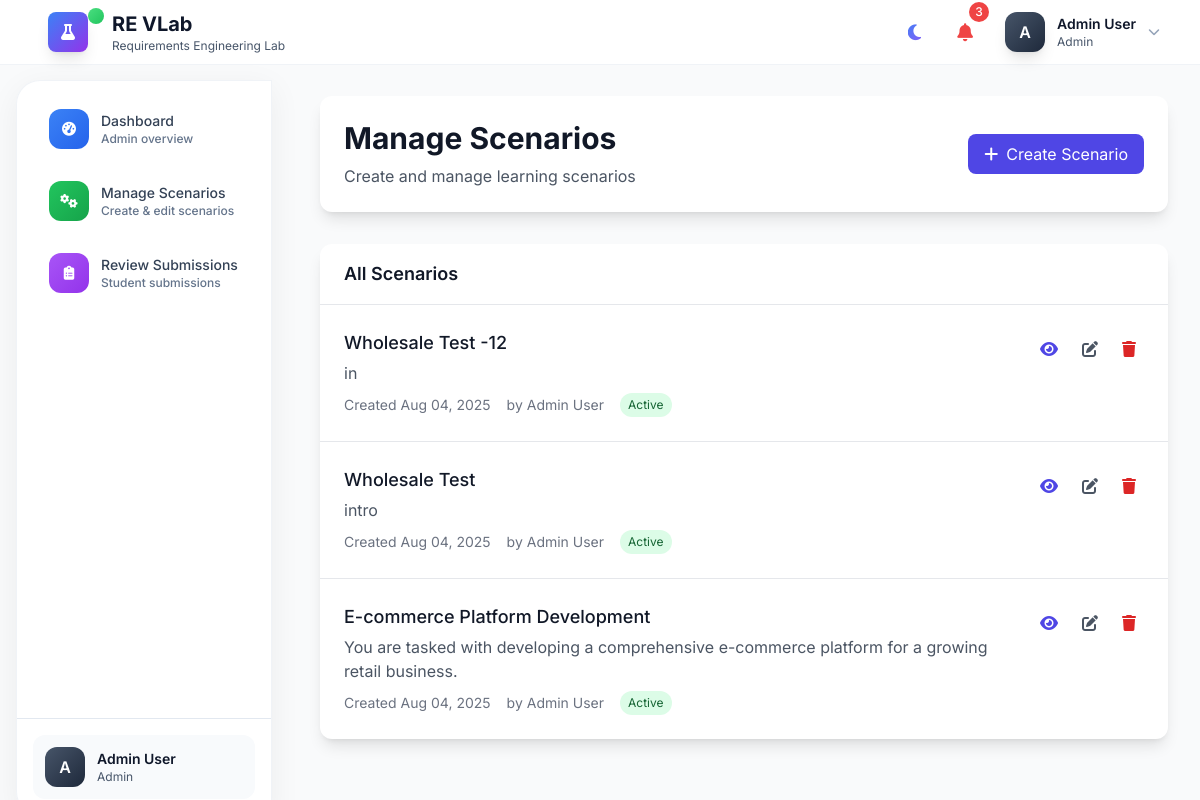
The page /admin-panel/scenarios/ (signed in) on the database as committed earlier.
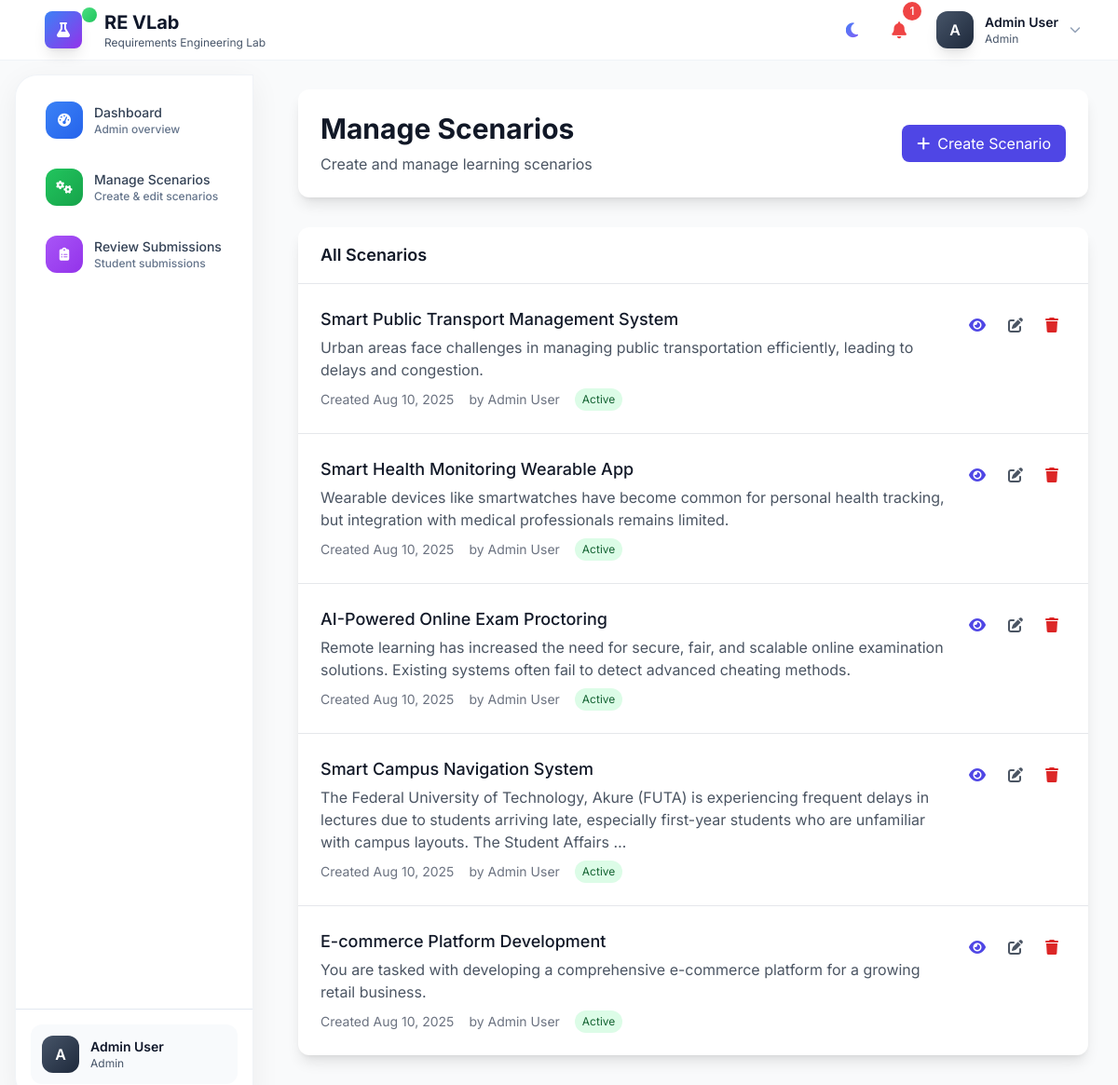
The same page on the database as committed later.
### lab/models.py (models this page shows, shortened)
class Scenario(models.Model):
    DIFFICULTY_CHOICES = [
        ('beginner', 'Beginner'),
        ('intermediate', 'Intermediate'),
        ('advanced', 'Advanced'),
    ]
    title = models.CharField(max_length=200)
    difficulty = models.CharField(max_length=20, choices=DIFFICULTY_CHOICES, default='intermediate')
    introduction = models.TextField()
    aim = models.TextField()
    objectives = models.TextField()
    description = models.TextField()
    created_by = models.ForeignKey(User, on_delete=models.CASCADE)
    created_at = models.DateTimeField(auto_now_add=True)
    updated_at = models.DateTimeField(auto_now=True)
    is_active = models.BooleanField(default=True)
    class Meta:
        ordering = ['-created_at']

### lab/views.py (the view)
# urls.py: path('admin-panel/scenarios/', views.admin_scenarios, name='admin_scenarios'),
@login_required
def admin_scenarios(request):
    is_admin, user_profile = check_admin_permission(request)
    if not is_admin:
        messages.error(request, 'Access denied.')
        return redirect('dashboard')
    scenarios = Scenario.objects.all().order_by('-created_at')
    return render(request, 'lab/admin_scenarios.html', {'scenarios': scenarios})

### lab/context_processors.py (called while the page is built)
def sidebar_progress(request):
    if not request.user.is_authenticated:
        return {}
    draft_submissions = ScenarioSubmission.objects.filter(student=request.user, status='draft').count()
    completed_submissions = ScenarioSubmission.objects.filter(student=request.user, status='submitted').count()
    feedback_received = ScenarioSubmission.objects.filter(student=request.user, status='feedback_received').count()
    return {
        'draft_submissions': draft_submissions,
        'completed_submissions': completed_submissions,
        'feedback_received': feedback_received,
    }

def notifications_processor(request):
    if request.user.is_authenticated:
        unread_count = request.user.notifications.filter(is_read=False).count()
    else:
        unread_count = 0
    return {
        'unread_notifications_count': unread_count,
        'has_unread_notifications': unread_count > 0
    }

### templates/lab/admin_scenarios.html (shortened to what this page needs)
{% extends 'base.html' %}
{% block content %}
<div class="space-y-8">
    <div class="bg-white rounded-xl shadow-lg p-6">
        <div class="flex items-center justify-between">
            <div>
                <h1 class="text-3xl font-bold text-gray-900">Manage Scenarios</h1>
                <p class="text-gray-600 mt-2">Create and manage learning scenarios</p>
            </div>
            <a href="{% url 'create_scenario' %}"
               class="bg-indigo-600 text-white px-4 py-2 rounded-lg hover:bg-indigo-700 transition duration-200">
                <i class="fas fa-plus mr-2"></i>Create Scenario
            </a>
        </div>
    </div>
    <div class="bg-white rounded-xl shadow-lg overflow-hidden">
        <div class="px-6 py-4 border-b border-gray-200">
            <h2 class="text-lg font-semibold">All Scenarios</h2>
        </div>
        {% if scenarios %}
        <div class="divide-y divide-gray-200">
            {% for scenario in scenarios %}
            <div class="p-6 hover:bg-gray-50">
                <div class="flex items-start justify-between">
                    <div class="flex-1">
                        <h3 class="text-lg font-medium text-gray-900">{{ scenario.title }}</h3>
                        <p class="text-gray-600 mt-1">{{ scenario.introduction|truncatewords:30 }}</p>
                        <div class="flex items-center mt-2 space-x-4 text-sm text-gray-500">
                            <span>Created {{ scenario.created_at|date:"M d, Y" }}</span>
                            <span>by {{ scenario.created_by.get_full_name|default:scenario.created_by.username }}</span>
                            <span class="px-2 py-1 rounded-full text-xs
                                {% if scenario.is_active %}bg-green-100 text-green-800{% else %}bg-red-100 text-red-800{% endif %}">
                                {% if scenario.is_active %}Active{% else %}Inactive{% endif %}
                            </span>
                        </div>
                    </div>
                    <div class="flex items-center space-x-2 ml-4">
                        <a href="{% url 'scenario_detail' scenario.pk %}"
                           class="text-indigo-600 hover:text-indigo-800 p-2" title="View Scenario">
                            <i class="fas fa-eye"></i>
                        </a>
                        <a href="{% url 'edit_scenario' scenario.pk %}"
                           class="text-gray-600 hover:text-gray-800 p-2" title="Edit Scenario">
                            <i class="fas fa-edit"></i>
                        </a>
                        <button onclick="deleteScenario({{ scenario.pk }}, '{{ scenario.title }}')"
                                class="text-red-600 hover:text-red-800 p-2" title="Delete Scenario">
                            <i class="fas fa-trash"></i>
                        </button>
                    </div>
                </div>
            </div>
            {% endfor %}
        </div>
        {% endif %}
    </div>
</div>
{% endblock %}

### templates/base.html (shortened to what the changed rows need)
{% load static %}
<!DOCTYPE html>
<html lang="en" class="{% if request.session.theme == 'dark' %}dark{% endif %}">
<head>
    <script src="https://cdn.tailwindcss.com"></script>
    <link href="https://cdnjs.cloudflare.com/ajax/libs/font-awesome/6.4.0/css/all.min.css" rel="stylesheet">
</head>
<body class="font-sans antialiased bg-gray-50 dark:bg-gray-900 text-gray-900 dark:text-white" x-data="{ sidebarOpen: false, sidebarCollapsed: false, notificationsOpen: false, profileOpen: false }">
    {% if user.is_authenticated %}
    <nav class="nav-glass fixed w-full top-0 z-50">
        <div class="max-w-7xl mx-auto px-4 sm:px-6 lg:px-8">
            <div class="flex justify-between items-center h-16">
                <div class="flex items-center space-x-4">
                    <a href="{% url 'home' %}" class="flex items-center space-x-3 group">
                        <div class="hidden sm:block">
                            <h1 class="text-xl font-bold text-primary-900 dark:text-white">RE VLab</h1>
                        </div>
                    </a>
                </div>
                <div class="flex items-center space-x-3">
                    {% if user.is_authenticated %}
                        <div class="relative" x-data="{ open: false }">
                            <button @click="open = !open"
                            class="relative p-3 text-primary-600 dark:text-primary-400 hover:bg-primary-50 dark:hover:bg-primary-800/50 rounded-xl transition-colors">
                                {% if has_unread_notifications %}
                                    <i class="fas fa-bell text-lg text-red-500 animate-pulse-notification"></i>
                                    <span class="absolute -top-1 -right-1 bg-red-500 text-white text-xs rounded-full h-5 w-5 flex items-center justify-center font-medium">
                                        {{ unread_notifications_count }}
                                    </span>
                                {% else %}
                                    <i class="fas fa-bell text-lg"></i>
                                {% endif %}
                            </button>
                        </div>
                    {% else %}
                        <a href="{% url 'login' %}" class="btn-secondary">Sign In</a>
                        <a href="{% url 'register' %}" class="btn-primary">Get Started</a>
                    {% endif %}
                </div>
            </div>
        </div>
    </nav>
    {% endif %}
    {% if user.is_authenticated %}
    <div class="flex min-h-screen pt-16">
        {% endif %}
        {% if user.is_authenticated %}
        <div class="flex-1"
            :class="sidebarCollapsed ? 'md:ml-16' : 'md:ml-72'">
        {% else %}
        <div class="flex-1 w-full">
        {% endif %}
            {% if user.is_authenticated %}
            <main class="p-4 md:p-6 lg:p-8">
            {% else %}
            <main class="w-full">
            {% endif %}
                {% block content %}
                {% endblock %}
            </main>
        </div>
    </div>
</body>
</html>

Rows that differ between the two databases and show on the page:
removed Scenario: title "Wholesale Test -12", introduction "in", created_at "Aug 04, 2025", created_by.get_full_name "Admin User", is_active "Active"
removed Scenario: title "Wholesale Test", introduction "intro", created_at "Aug 04, 2025", created_by.get_full_name "Admin User", is_active "Active"
added Scenario: title "Smart Public Transport Management System", introduction "Urban areas face challenges in managing public transportation efficiently, leading to delays and congestion.", created_at "Aug 10, 2025", created_by.get_full_name "Admin User", is_active "Active"
added Scenario: title "Smart Health Monitoring Wearable App", introduction "Wearable devices like smartwatches have become common for personal health tracking, but integration with medical professionals remains limited.", created_at "Aug 10, 2025", created_by.get_full_name "Admin User", is_active "Active"
added Scenario: title "AI-Powered Online Exam Proctoring", introduction "Remote learning has increased the need for secure, fair, and scalable online examination solutions. Existing systems often fail to detect advanced cheating methods.", created_at "Aug 10, 2025", created_by.get_full_name "Admin User", is_active "Active"
added Scenario: title "Smart Campus Navigation System", introduction "The Federal University of Technology, Akure (FUTA) is experiencing frequent delays in lectures due to students arriving late, especially first-year students who are unfamiliar with campus layouts. The Student Affairs …", created_at "Aug 10, 2025", created_by.get_full_name "Admin User", is_active "Active"
changed Scenario "E-commerce Platform Development": created_at "Aug 04, 2025" → "Aug 10, 2025"
Other text that changed with them:
{{ unread_notifications_count }}: "3" → "1"
